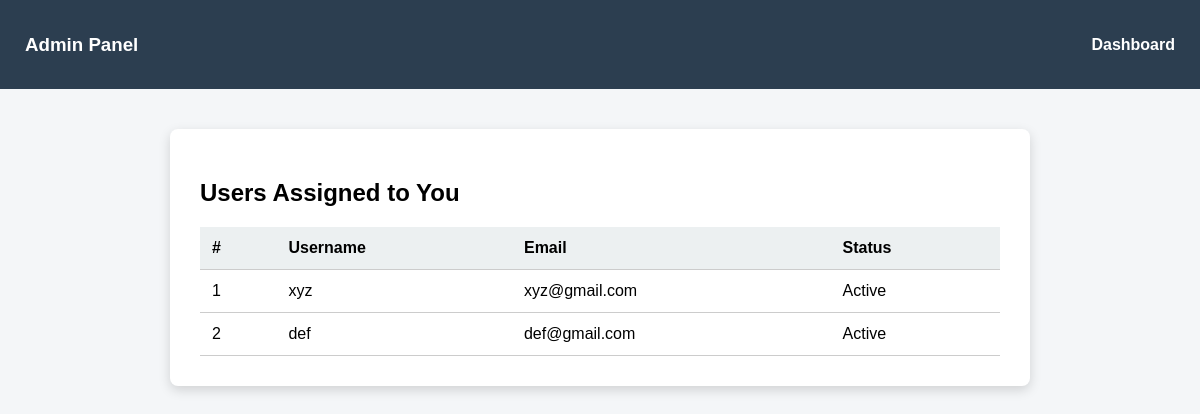
/task/admin/assigned-users/ (signed in), run on the app's committed database.
### authapp/models.py (models this page shows, shortened)
class User(AbstractUser):
    ROLE_CHOICES = (
        ('superadmin', 'Super Admin'),
        ('admin', 'Admin'),
        ('user', 'User'),
    )
    role = models.CharField(max_length=25,choices = ROLE_CHOICES,default='superadmin')
    assigned_admin = models.ForeignKey('self',
        on_delete=models.SET_NULL,
        null=True,
        blank=True,
        limit_choices_to={'role': 'admin'},
        related_name='assigned_users')

### taskapp/views.py (the view)
# urls.py: path('admin/assigned-users/', views.assigned_users_list, name='assigned_users_list'),
def assigned_users_list(request):
    user = request.user
    if user.role != 'admin':
        return render(request, 'superadmin_dashboard.html')  # optional template
    assigned_users = User.objects.filter(assigned_admin=user)
    return render(request, 'assigned_users_list.html', {'assigned_users': assigned_users})

### taskapp/templates/assigned_users_list.html (shortened to what this page needs)
<!DOCTYPE html>
<html lang="en">
<head>
</head>
<body>
<header>
    <h3>Admin Panel</h3>
    <a href="{% url 'admin_dashboard' %}">Dashboard</a>
</header>
<div class="container">
    <h2>Users Assigned to You</h2>
    <table>
        <thead>
            <tr>
                <th>#</th>
                <th>Username</th>
                <th>Email</th>
                <th>Status</th>
            </tr>
        </thead>
        <tbody>
            {% for user in assigned_users %}
                <tr>
                    <td>{{ forloop.counter }}</td>
                    <td>{{ user.username }}</td>
                    <td>{{ user.email }}</td>
                    <td>{{ user.is_active|yesno:"Active,Inactive" }}</td>
                </tr>
            {% empty %}
                <tr>
                    <td colspan="4" class="no-data">No users assigned to you.</td>
                </tr>
            {% endfor %}
        </tbody>
    </table>
</div>
</body>
</html>

### taskapp/templates/assigned_users_list.html (style rules this page uses)
body { font-family: Arial, sans-serif; background-color: #f4f6f8; margin: 0; }
header { background-color: #2c3e50; color: white; padding: 15px 25px; display: flex; justify-content: space-between; align-items: center; }
header a { color: white; text-decoration: none; font-weight: bold; }
.container { max-width: 800px; margin: 40px auto; background: white; padding: 30px; border-radius: 8px; box-shadow: 0 4px 12px rgba(0,0,0,0.15); }
table { width: 100%; border-collapse: collapse; }
th, td { padding: 12px; border-bottom: 1px solid #ccc; text-align: left; }
th { background-color: #ecf0f1; }

### data on the page
User: username "xyz", email "xyz@gmail.com", is_active "Active"
User: username "def", email "def@gmail.com", is_active "Active"
